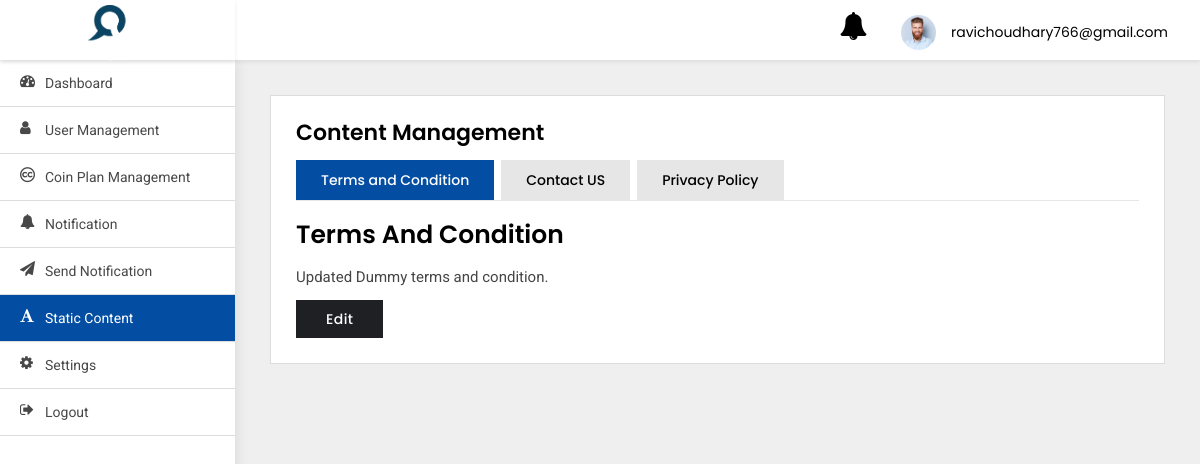
The app's page /adminpanel/terms-and-condition/ (signed in), older data.
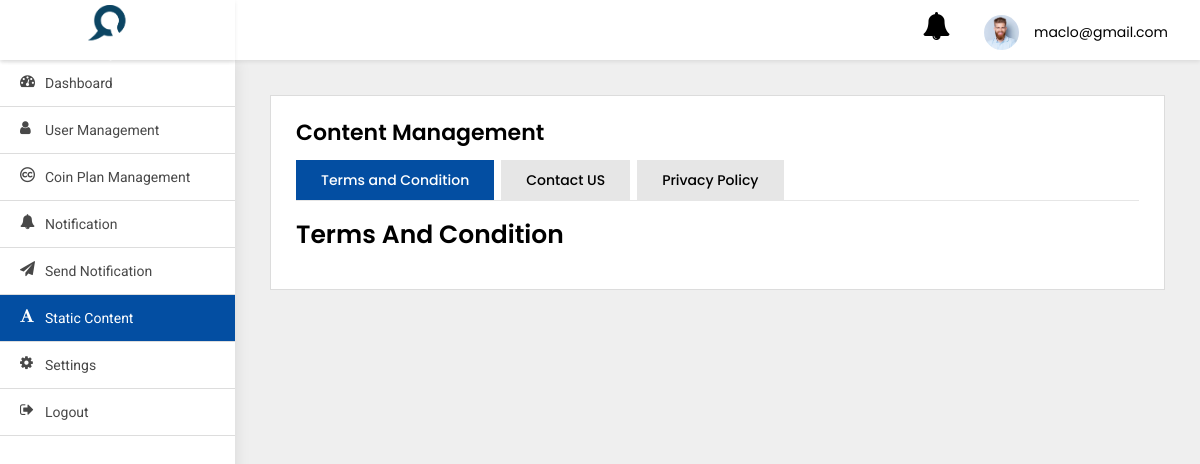
The same page, newer data.
### adminpanel/models.py (models this page shows)
class User(AbstractBaseUser, PermissionsMixin):
    first_name = models.CharField(default='first name', max_length=100)
    last_name = models.CharField(default='', max_length=100, null=True, blank=True)
    email = models.CharField(default='', max_length=255, unique=True)
    country_code = models.CharField(default='+91', max_length=10)
    phone_number = models.CharField(default='', max_length=13)
    profile_pic = models.ImageField(default='default_profile.png', null=True, blank=True)
    device_token = models.CharField(default='', max_length=500, null=True, blank=True)
    remember_me = models.BooleanField(default=False)
    password = models.CharField(default='123456', max_length=100)
    confirm_password = models.CharField(default='123456', max_length=100)
    created_at = models.DateTimeField(auto_now_add=True)
    is_active = models.BooleanField(default=True)
    is_staff = models.BooleanField(default=False)
    is_blocked = models.BooleanField(default=False)
    objects = UserManager()
    USERNAME_FIELD = 'email'
    class Meta:
        ordering = ('-created_at',)

class TermsandCondition(models.Model):
    conditions = models.TextField()

### adminpanel/views.py (the view)
# urls.py: path('terms-and-condition/', TermsAndConditionView.as_view(), name='terms-and-condition'),
class TermsAndConditionView(LoginRequiredMixin, ListView):
    model = TermsandCondition
    template_name = 'content-management.html'
    context_object_name = 'term_condition'
    login_url = 'adminpanel:login'
    def get_context_data(self, **kwargs):
        context = super().get_context_data(**kwargs)
        context['contactus'] = ContactUs.objects.all()
        context['privacypolicy'] = PrivacyPolicy.objects.all()
        return context

### adminpanel/templates/content-management.html (shortened to what this page needs)
{% extends 'base.html' %}
{% block body%}
<div class="WrapperArea">
    <div class="WrapperBox">
        <div class="Small-Wrapper Small-Wrapper2">
            <h4 class="Title">Content Management</h4>
            <div class="HelpArea">
                <ul class="nav nav-tabs">
                    <li class="active"><a data-toggle="tab" href="#tnc">Terms and Condition</a></li>
                    <li><a data-toggle="tab" href="#Contact">Contact US</a></li>
                    <li><a data-toggle="tab" href="#policy">Privacy Policy</a></li>
                </ul>
                <div class="tab-content">
                    <div id="tnc" class="tab-pane fade in active">
                        <div class="HelpContent">
                            <h3>Terms and Condition </h3>
                            {% for object in term_condition %}
                            <p>{{object.conditions|safe}}</p>
                            <a class="Edit editMainBtn" href="{% url 'adminpanel:update-terms-and-condition' object.id%}">Edit</a>
                            {% endfor %}
                        </div>
                    </div>
                </div>
            </div>
        </div>
    </div>
</div>
{% endblock body %}

### adminpanel/templates/base.html (shortened to what this page needs)
{% load static %}
<html lang="en">
<head>
    <link type="text/css" rel="stylesheet" href="{% static 'adminpanel/css/style.css' %}">
</head>
<body>
<div class="Header">
    <div class="Logo">
        <img src="{% static 'adminpanel/images/logo_splash.png' %}">
    </div>
    <div class="Navigation">
        <div class="header-notifications">
            <a href="{% url 'adminpanel:notification' %}">
                <i class="fa fa-bell fa-2x" aria-hidden="true"></i>
            </a>
        </div>
        <div class="Avater">
            <a href="javascript:void(0);">
                <figure><img src="{% static 'adminpanel/images/profile.jpg' %}"></figure>
                {{user}} </a>
        </div>
    </div>
</div>
<div class="SidenavBar">
    <ul>
        <li class="nav-item nav-link {% if request.resolver_match.view_name  == 'adminpanel:dashboard' %}active{% endif %}">
            <a href="{% url 'adminpanel:dashboard'  %}">
                <span><i class="fa fa-tachometer"></i></span> Dashboard
            </a>
        </li>
        <li class="nav-item nav-link {% if request.resolver_match.view_name  == 'adminpanel:users-list' %}active{% endif %}">
            <a href="{% url 'adminpanel:users-list' %}">
                <span><i class="fa fa-user"></i></span> User Management
            </a>
        </li>
        <li class="nav-item nav-link {% if request.resolver_match.view_name  == 'adminpanel:coin-plan-list' %}active{% endif %}">
            <a href="{% url 'adminpanel:coin-plan-list' %}">
                <span><i class="fa fa-creative-commons"></i></span> Coin Plan Management
            </a>
        </li>
        <li class="nav-item nav-link {% if request.resolver_match.view_name  == 'adminpanel:notification' %}active{% endif %}">
            <a href="{% url 'adminpanel:notification' %}">
                <span><i class="fa fa-bell"></i></span> Notification
            </a>
        </li>
        <li class="nav-item nav-link {% if request.resolver_match.view_name  == 'adminpanel:send-notification' %}active{% endif %}">
            <a href="{% url 'adminpanel:send-notification' %}">
                <span><i class="fa fa-send"></i></span> Send Notification
            </a>
        </li>
        <li class="nav-item nav-link {% if request.resolver_match.view_name  == 'adminpanel:terms-and-condition' %}active{% endif %}">
            <a href="{% url 'adminpanel:terms-and-condition' %}">
                <span><i class="fa fa-font"></i></span> Static content
            </a>
        </li>
        <li class="nav-item nav-link {% if request.resolver_match.view_name  == 'change_password' %}active{% endif %}">
            <a href="{% url 'change_password' %}">
                <span><i class="fa fa-cog"></i></span> Settings
            </a>
        </li>
        <li class="nav-item nav-link {% if request.resolver_match.view_name  == 'logout' %}active{% endif %}">
            <a href="{% url 'logout' %}">
                <span><i class="fa fa-sign-out"></i></span> Logout
            </a>
        </li>
    </ul>
</div>
{% block body %}
{% endblock body %}
</body>
</html>

Row changes from the older to the newer data that the page shows:
removed TermsandCondition: conditions "Updated Dummy terms and condition."
changed User: email "ravichoudhary766@gmail.com" → "maclo@gmail.com"
